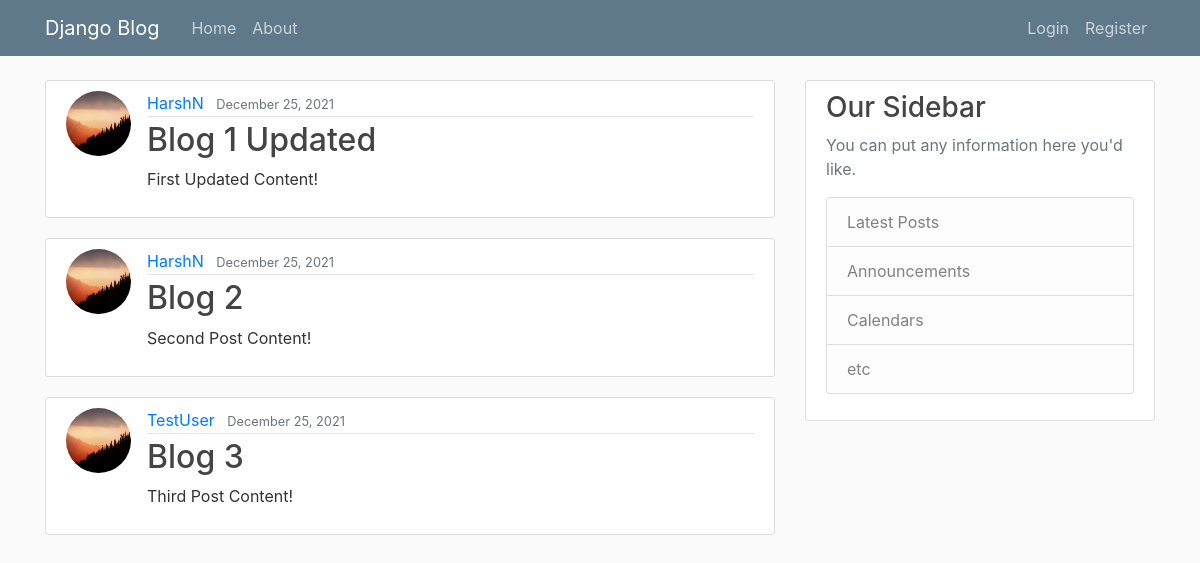
Before: / with the older database file.
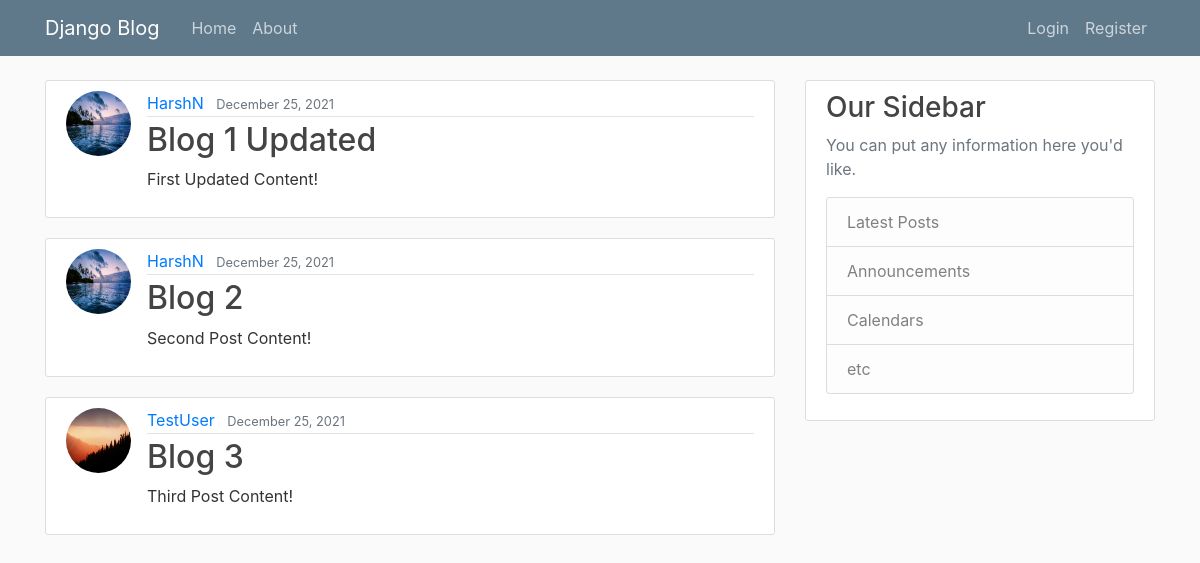
After: the same page with the newer database file.
### blog/models.py (models this page shows, shortened)
class Post(models.Model):
    title = models.CharField(max_length=100)
    content = models.TextField()
    date_posted = models.DateTimeField(default=timezone.now)
    author = models.ForeignKey(User, on_delete=models.CASCADE) # If user is deleted, then delete the post as well - but NOT vice versa

### users/models.py (models this page shows, shortened)
class Profile(models.Model):
    user = models.OneToOneField(User, on_delete=models.CASCADE)
    image = models.ImageField(default='default.jpg', upload_to='profile_pics')

### blog/views.py (the view)
# urls.py: path('', views.home, name='blog-home'),
def home(request):
    context = {
        'posts': Post.objects.all()
    }
    return render(request, 'blog/home.html', context)

### blog/templates/blog/home.html
{% extends "blog/base.html" %}
{% block content %}
    {% for post in posts %}
    <article class="media content-section">
        <img class="rounded-circle article-img" src="{{ post.author.profile.image.url }}">
        <div class="media-body">
          <div class="article-metadata">
            <a class="mr-2" href="#">{{ post.author }}</a>
            <small class="text-muted">{{ post.date_posted|date:'F d, Y' }}</small>
          </div>
          <h2><a class="article-title" href="#">{{ post.title }}</a></h2>
          <p class="article-content">{{ post.content }}</p>
        </div>
      </article>
    {% endfor %}
{% endblock content %}

### blog/templates/blog/base.html (shortened to what this page needs)
{% load static %}
<!DOCTYPE html>
<html lang="en">
<head>
    <link rel="stylesheet" href="https://stackpath.bootstrapcdn.com/bootstrap/4.3.1/css/bootstrap.min.css">
    <link rel="stylesheet" type='text/css' href="{% static 'blog/main.css' %}">
</head>
<body>
    <header class="site-header">
        <nav class="navbar navbar-expand-md navbar-dark bg-steel fixed-top">
          <div class="container">
            <a class="navbar-brand mr-4" href="{% url 'blog-home' %}">Django Blog</a>
            <div class="collapse navbar-collapse" id="navbarToggle">
              <div class="navbar-nav mr-auto">
                <a class="nav-item nav-link" href="{% url 'blog-home' %}">Home</a>
                <a class="nav-item nav-link" href="{% url 'blog-about' %}">About</a>
              </div>
              <div class="navbar-nav">
                {% if user.is_authenticated %}
                <a class="nav-item nav-link" href="{% url 'logout' %}">Logout</a>
                <a class="nav-item nav-link" href="{% url 'profile' %}">Profile</a>
                {% else %}
                <a class="nav-item nav-link" href="{% url 'login' %}">Login</a>
                  <a class="nav-item nav-link" href="{% url 'register' %}">Register</a>
                {% endif %}
              </div>
            </div>
          </div>
        </nav>
      </header>
      <main role="main" class="container">
        <div class="row">
          <div class="col-md-8">
            {% block content %}{% endblock %}
          </div>
          <div class="col-md-4">
            <div class="content-section">
              <h3>Our Sidebar</h3>
              <p class='text-muted'>You can put any information here you'd like.
                <ul class="list-group">
                  <li class="list-group-item list-group-item-light">Latest Posts</li>
                  <li class="list-group-item list-group-item-light">Announcements</li>
                  <li class="list-group-item list-group-item-light">Calendars</li>
                  <li class="list-group-item list-group-item-light">etc</li>
                </ul>
              </p>
            </div>
          </div>
        </div>
      </main>
</body>
</html>

### blog/static/blog/main.css (style rules this page uses)
body { background: #fafafa; color: #333333; margin-top: 5rem; }
h1, h2, h3, h4, h5, h6 { color: #444444; }
ul { margin: 0; }
.bg-steel { background-color: #5f788a; }
.site-header .navbar-nav .nav-link { color: #cbd5db; }
.content-section { background: #ffffff; padding: 10px 20px; border: 1px solid #dddddd; border-radius: 3px; margin-bottom: 20px; }
.article-title { color: #444444; }
.article-content { white-space: pre-line; }
.article-img { height: 65px; width: 65px; margin-right: 16px; }
.article-metadata { padding-bottom: 1px; margin-bottom: 4px; border-bottom: 1px solid #e3e3e3 }

Changed rows visible on the page:
changed through a linked row, Post "Blog 1 Updated": author.profile.image: a different picture
changed through a linked row, Post "Blog 2": author.profile.image: a different picture
